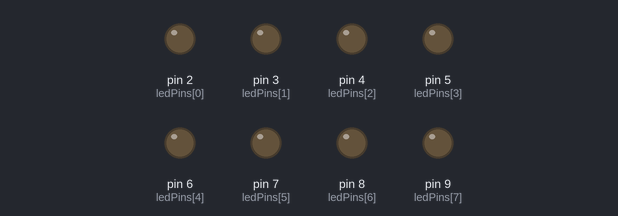
Simulated run of this sketch. Board: Arduino Uno, built with avr-gcc and run on an emulated ATmega328P. Parts: output pins drawn as LEDs (lit = HIGH).

Above: at 0.12 s.
At 2.14 s:
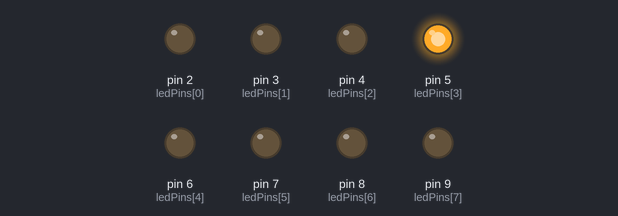
At 4.09 s:
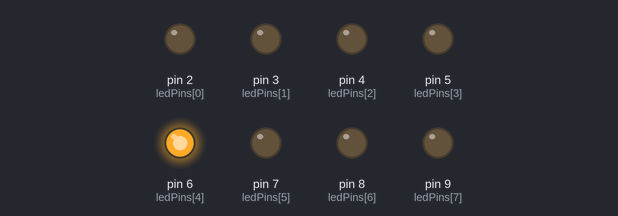
At 8.03 s:
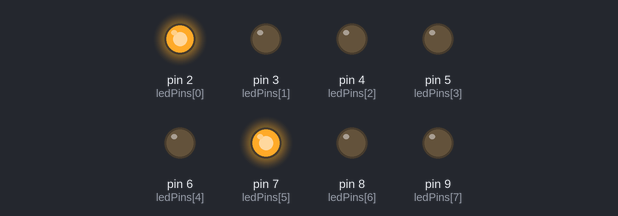
At 16.15 s:
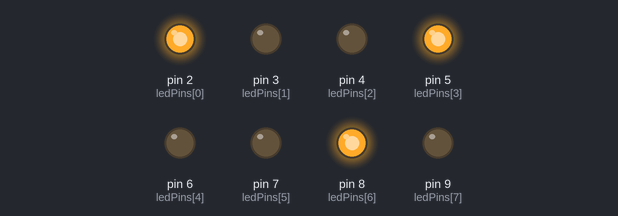
At 32.26 s:
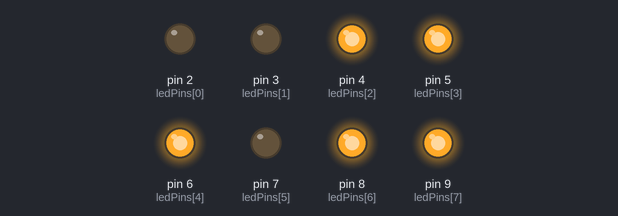
Timing chart, 0 to 40.0 s (numbered marks = the images above):
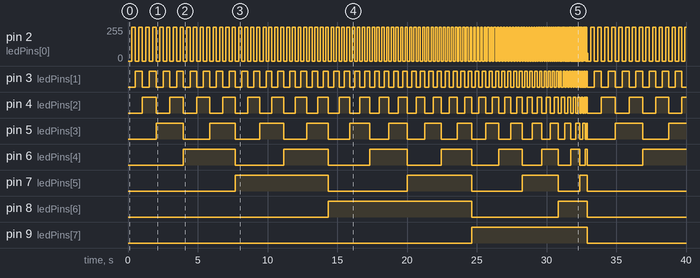

Measured:
- by itself, pin 3 (ledPins[1]): LOW → HIGH at 0.51 s, → LOW 0.51 s later, → HIGH 0.50 s later, → LOW 0.50 s later, … (140 changes in this stretch)
- by itself, pin 4 (ledPins[2]): LOW → HIGH at 1.0 s, → LOW 1.0 s later, → HIGH 0.99 s later, → LOW 0.97 s later, … (71 changes in this stretch)
- by itself, pin 5 (ledPins[3]): LOW → HIGH at 2.0 s, → LOW 2.0 s later, → HIGH 1.9 s later, → LOW 1.8 s later, … (35 changes in this stretch)
- by itself, pin 6 (ledPins[4]): LOW → HIGH at 4.0 s, → LOW 3.7 s later, → HIGH 3.5 s later, → LOW 3.2 s later, … (17 changes in this stretch)
- by itself, pin 7 (ledPins[5]): LOW → HIGH at 7.7 s, → LOW 6.7 s later, → HIGH 5.6 s later, → LOW 4.6 s later, … (8 changes in this stretch)
- by itself, pin 8 (ledPins[6]): LOW → HIGH at 14.4 s, → LOW 10.3 s later, → HIGH 6.2 s later, → LOW 2.1 s later
- by itself, pin 9 (ledPins[7]): LOW → HIGH at 24.6 s, → LOW 8.3 s later
- by itself, pin 2 (ledPins[0]): 0/255 → 255/255 at 0.26 s, → 0/255 0.26 s later, → 255/255 0.25 s later, → 0/255 0.25 s later, … (279 changes in this stretch)

The sketch:

Experiment5a.ino
```cpp
int ledPins[] = {2,3,4,5,6,7,8,9};

void setup() {
  // put your setup code here, to run once:
  for(int i=0; i<8; i++)
  {
    pinMode(ledPins[i],OUTPUT);
  }
}

void loop() {
  // put your main code here, to run repeatedly:
  for(int i=0; i<256; i++)
  {
    showBinNumber(i);
    delay(256-i);
  }
}

void showBinNumber(int num)
{
  for(int i=0; i<8; i++)
  {
    if(num%2)
    digitalWrite(ledPins[i],HIGH);
    else
    digitalWrite(ledPins[i],LOW);
    num/=2;
  }
}
```
